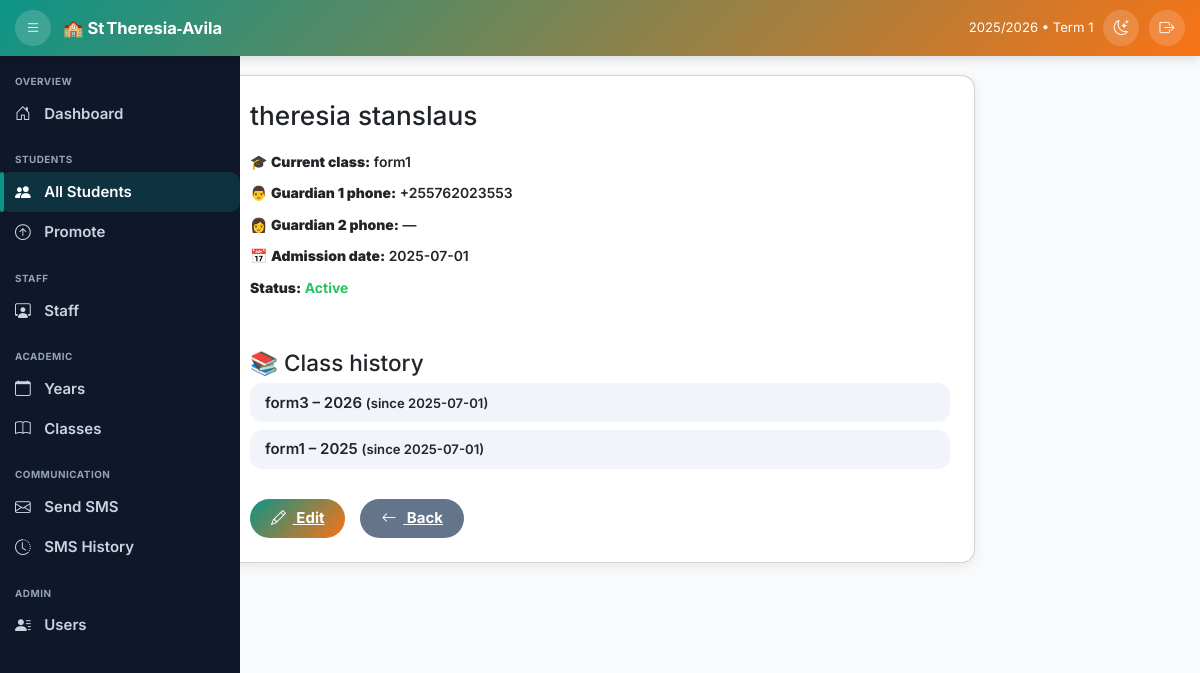
/school/students/1/ (signed in), run on the app's committed database.
### school/models.py (models this page shows, shortened)
class Student(models.Model):
    first_name = models.CharField(max_length=30)
    middle_name = models.CharField(max_length=30, blank=True, null=True)
    last_name = models.CharField(max_length=30)
    gender = models.CharField(
        max_length=6,
        choices=[('Male', 'Male'), ('Female', 'Female')],
        default='Male'
    )
    guardian1_phone = models.CharField(validators=[tz_phone_validator], max_length=13)
    guardian2_phone = models.CharField(validators=[tz_phone_validator], max_length=13, blank=True, null=True)
    admission_date = models.DateField(default=timezone.now)
    is_active = models.BooleanField(default=True)
    class Meta:
        ordering = ["last_name", "first_name"]
        constraints = [
            models.CheckConstraint(check=models.Q(guardian1_phone__regex=TZ_PHONE_RE), name="guardian1_format_ok"),
            models.CheckConstraint(check=models.Q(guardian2_phone__isnull=True) | models.Q(guardian2_phone__regex=TZ_PHONE_RE), name="guardian2_format_ok"),
        ]
    def get_current_class(self):
        current_year = AcademicYear.objects.filter(is_current=True).first()
        if current_year:
            assignment = self.class_assignments.filter(academic_year=current_year).first()
            return assignment.school_class if assignment else None
        return None

class AcademicYear(models.Model):
    year = models.PositiveSmallIntegerField(unique=True)
    is_current = models.BooleanField(default=False)
    created_at = models.DateTimeField(auto_now_add=True)
    class Meta:
        ordering = ["-year"]

class StudentClassAssignment(models.Model):
    student = models.ForeignKey("Student", on_delete=models.CASCADE, related_name="class_assignments")
    school_class = models.ForeignKey(SchoolClass, on_delete=models.PROTECT, related_name="assignments")
    academic_year = models.ForeignKey(AcademicYear, on_delete=models.PROTECT, related_name="assignments")
    assigned_at = models.DateTimeField(auto_now_add=True)
    class Meta:
        unique_together = ("student", "academic_year")
        ordering = ["-academic_year__year"]

class SchoolClass(models.Model):
    name = models.CharField(max_length=40)
    academic_year = models.ForeignKey(AcademicYear, on_delete=models.PROTECT, related_name="classes")
    class Meta:
        unique_together = ("name", "academic_year")
        ordering = ["academic_year__year", "name"]

### school/views.py (the view)
# urls.py: path('students/<int:pk>/', StudentDetailView.as_view(), name='student_detail'),
class StudentDetailView(LoginRequiredMixin, DetailView):
    model = Student
    template_name = 'school/student_detail.html'
    context_object_name = 'student'
    def get_context_data(self, **kwargs):
        context = super().get_context_data(**kwargs)
        context['current_session'] = "2025/2026"
        context['current_term'] = "Term 1"
        context['notification_count'] = 0
        context['class_assignments'] = self.object.class_assignments.all()
        logger.debug(f"Student detail context data prepared for student ID {self.kwargs['pk']}")
        return context

### school/templates/school/student_detail.html (shortened to what this page needs)
{% extends "school/base.html" %}
{% block content %}
<div class="head-strip"><h2>🧑‍🎓 Student Details</h2></div>
<div class="card">
  <h3 class="mb-3 text-xl font-bold">{{ student.first_name }} {{ student.last_name }}</h3>
  <p>🎓 <strong>Current class:</strong> {{ student.get_current_class.name|default:"N/A" }}</p>
  <p>👨 <strong>Guardian 1 phone:</strong> {{ student.guardian1_phone }}</p>
  <p>👩 <strong>Guardian 2 phone:</strong> {{ student.guardian2_phone|default:"—" }}</p>
  <p>📅 <strong>Admission date:</strong> {{ student.admission_date|date:"Y-m-d" }}</p>
  <p><strong>Status:</strong>
     <span class="status-{% if student.is_active %}active{% else %}inactive{% endif %}">
       {{ student.is_active|yesno:"Active,Inactive" }}
     </span>
  </p>
  {% if class_assignments %}
    <h4 class="mt-5 mb-2 font-bold text-lg">📚 Class history</h4>
    {% for ca in class_assignments %}
      <div class="list-item">{{ ca.school_class.name }} – {{ ca.academic_year.year }}
          <small class="opacity-70">(since {{ ca.assigned_at|date:"Y-m-d" }})</small>
      </div>
    {% endfor %}
  {% endif %}
  <div class="d-flex gap-3 flex-wrap mt-4">
    <a href="{% url 'student_update' student.pk %}" class="btn-main"><i class="bi bi-pencil"></i> Edit</a>
    <a href="{% url 'student_list' %}"  class="btn-sec"><i class="bi bi-arrow-left"></i> Back</a>
  </div>
</div>
{% endblock %}

### school/templates/school/base.html (style rules this page uses)
:root { --pri:#0d9488; --sec:#f97316; --light:#f8fafc; --dark:#0f172a; --txt:#1e293b; --txt-d:#e2e8f0; --sidebar:240px; --sidebar-sm:74px; --topbar:56px; --radius:12px; --shadow:0 4px 14px rgba(0,0,0,.12); }
* { box-sizing:border-box;scrollbar-width:thin }
html,body { margin:0;height:100%;font-family:Inter,sans-serif;font-size:15px; background:var(--light);color:var(--txt) }

### school/templates/school/student_detail.html (style rules this page uses)
:root { --pri:#0d9488;--sec:#f97316;--bg:#f9fafc;--txt:#1e293b;--shadow:0 3px 12px rgba(0,0,0,.08) }
.head-strip { background:linear-gradient(135deg,var(--pri),var(--sec));color:#fff;text-align:center;padding:1rem;box-shadow:var(--shadow) }
.head-strip h2 { margin:0;font-size:1.35rem;font-weight:700;display:flex;gap:.5rem;justify-content:center }
.card { width:96%;max-width:750px;margin:1.4rem auto;padding:1.6rem;border-radius:14px;background:#fff;box-shadow:var(--shadow) }
.card p { margin:.35rem 0;font-size:.93rem;font-weight:600 }
.status-active { color:#22c55e;font-weight:700 }
.list-item { border-radius:12px;background:#f1f5f9;padding:.55rem 1rem;margin-bottom:.5rem;font-weight:600 }
.btn-main,.btn-sec { border:none;border-radius:9999px;padding:.55rem 1.4rem;font-weight:700;color:#fff;cursor:pointer;transition:.25s;display:inline-flex;align-items:center;gap:.45rem }
.btn-main { background:linear-gradient(135deg,var(--pri),var(--sec)) }
.btn-sec { background:#64748b }

### data on the page
Student: first_name "theresia", last_name "stanslaus", get_current_class.name "form1", guardian1_phone "+255762023553", guardian2_phone "—", admission_date "2025-07-01", is_active "Active"
StudentClassAssignment: school_class.name "form3", academic_year.year "2026", assigned_at "2025-07-01"
StudentClassAssignment: school_class.name "form1", academic_year.year "2025", assigned_at "2025-07-01"

### other printed values
{{ current_session|default:"2025/2026" }} "2025/2026"
{{ current_term|default:"Term 1" }} "Term 1"
